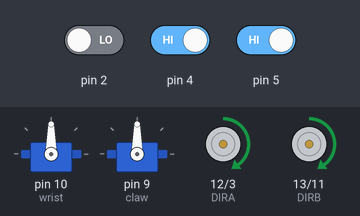
Simulated run of this sketch. Board: Arduino Uno, built with avr-gcc and run on an emulated ATmega328P. Shown: 2 × servo, direction and speed pins drawn as motors (green arrow = direction pin HIGH = forward, orange = LOW = backward, longer = more drive). Inputs (shaded band) come from the test bench; at power-on: pin 2 LOW, pin 5 HIGH, pin 4 HIGH. What the sketch prints to the serial monitor is not drawn.

Above: at 3.2 s.
3.3 s: pin 2 driven HIGH and pin 5 driven LOW
At 6.08 s:
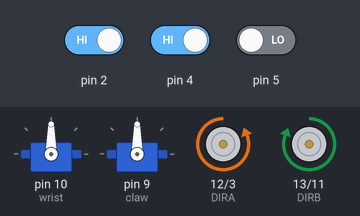
6.3 s: pin 2 driven LOW
At 7.5 s:
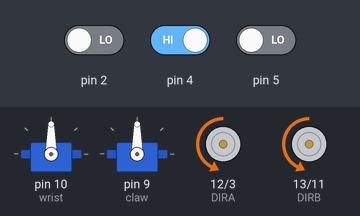
7.8 s: pin 4 driven LOW
At 9.0 s:
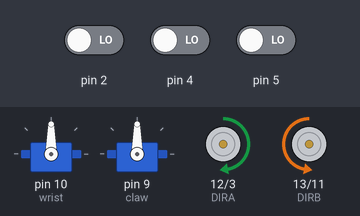
13.8 s: pin 5 driven HIGH
Timing chart, 0 to 49.1 s (numbered marks = the images above; inputs shaded):
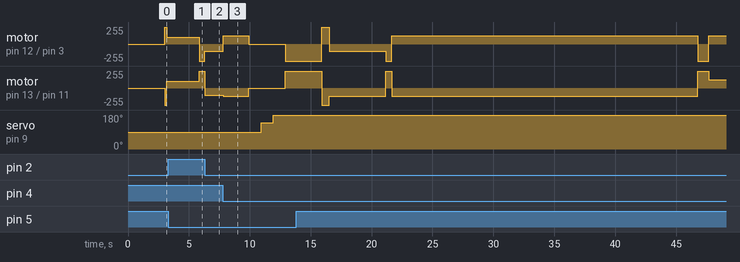

Measured:
- after the input at 6.3 s, motor on pin 12 (DIRA) / pin 3 (PWMA): backward 255/255 → backward 110/255 at once; motor on pin 13 (DIRB) / pin 11 (PWMB): forward 255/255 → backward 110/255 at once
- after the input at 7.8 s, motor on pin 12 (DIRA) / pin 3 (PWMA): backward 110/255 → forward 127/255 at once, → stopped 2.1 s later, → backward 255/255 3.0 s later; motor on pin 13 (DIRB) / pin 11 (PWMB): backward 110/255 → backward 127/255 at once, → stopped 2.1 s later, → forward 255/255 3.0 s later

The sketch:

2018SkillsAuto.ino
```cpp
#include <Servo.h>

// Clockwise and counter-clockwise definitions.
// Depending on how you wired your motors, you may need to swap.

#define CW  0
#define CCW 1

// Motor definitions to make life easier:
#define MOTOR_A 0
#define MOTOR_B 1

Servo wrist;
Servo claw;

// Pin Assignments //
// Don't change these! These pins are statically defined by shield layout
const byte PWMA = 3;  // PWM control (speed) for motor A
const byte PWMB = 11; // PWM control (speed) for motor B
const byte DIRA = 12; // Direction control for motor A
const byte DIRB = 13; // Direction control for motor B
int leftSens = 0;
int rightSens = 0;
int centerSens = 0;
boolean onLine = false;
int prevDir = 5;
boolean centerSees = false;
int threshold = 300;
boolean done = false;
boolean foundLine = false;
int white = 0;
const int trigPin = 6;
const int echoPin = 7;
long duration, cm;

void setup()
{
  setupArdumoto(); // Set all pins as outputs
  Serial.begin(9600);
  wrist.attach(10);
  claw.attach(9);
  delay(2000);
  drive(0);

}
//************//
void loop()
{
  if (!done) {
    updateLines();
    driveToLine();
    delay(1000);
    drive(10);
    delay(160);
    turnLeft();
    delay(2700);
    drive(-10);
    delay(450);
    followLine1(2000); //Line 1
    delay(500);
    drive(0);
    delay(500);
    openClaw();
    delay(1000);
    closeClaw();
    delay(1000);
    drive(-10);
    delay(3000);
    driveBackToLine(); // Line 2
    drive(-10);
    delay(900);
    drive(0);
    turnLeft();
    delay(2700);
    driveToLine(); //Line 3
    delay(1000);
    turnLeft();
    delay(3400);
    drive(10);
    delay(1000);
    //driveAlongWall();
    driveToLine(); // Line 4
    delay(1000);
    drive(10);
    delay(160);
    turnLeft();
    delay(2700);
    drive(-10);
    delay(450);
    followLine1(200);
    delay(10);
    drive(-10);
    delay(2200);
    drive(10);
    delay(500);
    turnLeft();
    delay(2900);
    driveToLineLeft();  //Line5
    followLine1(700);
    drive(-10);
    delay(450);
    turnRight();
    delay(5000);
    followLine1(100);
    delay(500);
    drive(-10);
    delay(700);
    drive(10);
    delay(2000);
    driveToLine; //skips line
    driveToLine; // Line 6
    done = true;

  } else {
    drive(0);
  }


}

// driveArdumoto drives 'motor' in 'dir' direction at 'spd' speed
void driveArdumoto(byte motor, byte dir, byte spd)
{
  if (motor == MOTOR_A)
  {
    digitalWrite(DIRA, dir);
    analogWrite(PWMA, spd);
  }
  else if (motor == MOTOR_B)
  {
    digitalWrite(DIRB, dir);
    analogWrite(PWMB, spd);
  }
}

void drive(int speed) {
  int newSpeed = map(speed, -10, 10, -255, 255);
  int leftDir = -1;
  int rightDir = -1;
  if (newSpeed > 0) {
    leftDir = 1;
    rightDir = 0;
  } else {
    rightDir = 1;
    leftDir = 0;
  }
  driveArdumoto(MOTOR_A, leftDir, abs(newSpeed));
  driveArdumoto(MOTOR_B, rightDir, abs(newSpeed));
}

void turnRight() {
  driveArdumoto(MOTOR_A, CW, 110);
  driveArdumoto(MOTOR_B, CW, 110);
  //delay(200);
}

void turnLeft() {
  driveArdumoto(MOTOR_A, CCW, 100);
  driveArdumoto(MOTOR_B, CCW, 100);
  //delay(200);
}

void turn180() {
  turnRight();
  delay(4650);
  drive(0);
}

void setupArdumoto()
{
  // All pins should be setup as outputs:
  pinMode(PWMA, OUTPUT);
  pinMode(PWMB, OUTPUT);
  pinMode(DIRA, OUTPUT);
  pinMode(DIRB, OUTPUT);

  // Initialize all pins as low:
  digitalWrite(PWMA, LOW);
  digitalWrite(PWMB, LOW);
  digitalWrite(DIRA, LOW);
  digitalWrite(DIRB, LOW);
}

void updateLines() {
  leftSens = digitalRead(2);
  centerSens = digitalRead(5);
  rightSens = digitalRead(4);
  //Serial.println(centerSens);
  Serial.print(leftSens);
  Serial.print(centerSens);
  Serial.println(rightSens);
}

void driveToLineLeft() {
  updateLines();
  drive(10);
  int counter = 0;
  while (leftSens  == 0 && rightSens  == 0 && centerSens == 0) {
    updateLines();
    drive(10);
    if (counter > 1050) {
      turnLeft();
    }
    //Serial.print(counter);
    counter++;
  }
  if (leftSens == 1 || centerSens == 1 || rightSens == 1) {
    drive(0);
    Serial.println("found line");
  } else {
    driveToLine();
  }
}

void driveToLine() {
  updateLines();
  drive(10);
  while (leftSens  == 0 && rightSens  == 0 && centerSens == 0) {
    onLine = false;
    updateLines();
    drive(10);
  }
  if (leftSens == 1 || centerSens == 1 || rightSens == 1) {
    drive(0);
    Serial.println("found line");
    onLine = true;
  } else {
    driveToLine();
  }
}

void driveBackToLine() {
  int counter = 0;
  while (leftSens == 0 && centerSens == 0 && rightSens == 0) {
    updateLines();
    drive(-10);
    if (counter > 500) {
      turnRight();
    } else {
      counter++;
    }
  }
  if (leftSens == 1 || centerSens == 1 || rightSens == 1) {
    drive(0);
    Serial.println("found line");
    drive(10);
    delay(600);
    turn180();
    drive(-10);
    delay(500);
    sweep();
    followLine1(300);
  } else {
    driveBackToLine();
  }
}

void followLine1(int duration) {
  int elapsedTime = 0;
  foundLine = false;
  while (elapsedTime < duration) {
    Serial.print(leftSens);
    Serial.print(centerSens);
    Serial.print(rightSens);
    Serial.println(foundLine);
    updateLines();
    if (leftSens  == 1 && rightSens  == 1 && centerSens == 1)  {
      turnLeft();
      foundLine = true;
      delay(3000);
      Serial.print("left");
    }
    if (leftSens  == 1 && rightSens  == 0 && centerSens == 0)  {
      turnLeft();
      Serial.print("left");
    }
    if (leftSens  == 0 && rightSens  == 1 && centerSens == 0) {
      turnRight();
      Serial.print("right");
    }
    if (centerSens == 1 && leftSens == 0 && rightSens == 0) {
      drive(5);
      Serial.print("forward 1  ");
    }
    if (leftSens == 1 && rightSens == 1 && centerSens == 0) {
      drive(5);
      foundLine = true;
      Serial.print("Found Line");
    }
    if (leftSens  == 0 && rightSens  == 0 && centerSens  == 0) {
      if (foundLine == false) {
        drive(5);
        Serial.print("forward");
        if (white > 110) {
          foundLine = true;
        }
        white++;
      } else {
        drive(0);
        Serial.print("stop");
        white = 0;
        foundLine = false;
        break;
      }
    }
    elapsedTime++;
  }
}

void sweep() {
  while (leftSens == 0 && rightSens == 0 && centerSens == 0) {
    updateLines();
    turnLeft();
    delay(2000);
    turnRight();
    delay(4000);
  }
  if (leftSens == 0 || rightSens == 0 || centerSens == 0) {
    followLine1(800);
  }
}

void turnClaw () {
  wrist.write(110);
  delay(900);
  wrist.write(90);
}

void resetClaw() {
  wrist.write(60);
  delay(650);
  wrist.write(90);
}
void closeClaw() {
  claw.write(180);
}

void openClaw () {
  claw.write(139);
}

void driveAlongWall() {
  while (leftSens == 0 && centerSens == 0 && rightSens == 0) {
    updateLines();
    readPing();
    if (cm < 15 && cm > 13) {
      drive(10);
      delay(10);
    }
    else if (cm > 15) {
      driveArdumoto(MOTOR_A, CCW, 30);
      driveArdumoto(MOTOR_B, CW, 225);
      delay(10);
    }
    else if (cm < 13) {
      driveArdumoto(MOTOR_A, CCW, 225);
      driveArdumoto(MOTOR_B, CW, 30);
      delay(10);
    }
  }
}

long microsecondsToCentimeters(long microseconds) {
  return microseconds / 29 / 2;
}

void readPing () {
  pinMode(trigPin, OUTPUT);
  digitalWrite(trigPin, LOW);
  delayMicroseconds(2);
  digitalWrite(trigPin, HIGH);
  delayMicroseconds(10);
  digitalWrite(trigPin, LOW);

  pinMode(echoPin, INPUT);
  duration = pulseIn(echoPin, HIGH);

  cm = microsecondsToCentimeters(duration);

  Serial.print(cm);
  // Serial.print("cm");
  Serial.println();

  return cm;
  delay(100);
}
```
